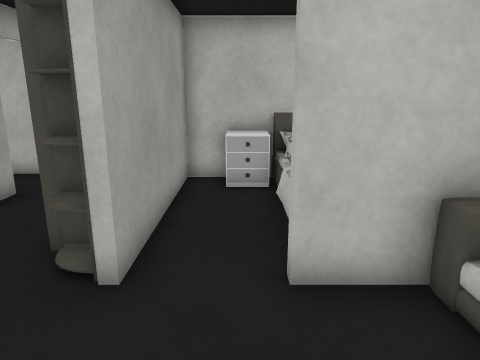
View 1 (above)

16 first-person views from a walk through a Unity game level. The camera is 1.3 m above the floor, tilts 14° down and sees 70° across. Doors are open. The floor is counted in squares, 0.5 m on a side. Each view is taken from the middle of a square. On the plan, view 1 faces up. The plan holds only what a view shows up to about 20 squares ahead; the rest is blank. The place goes on beyond the plan. The player character is not drawn. Some surface patterns are stand-ins.

View 2
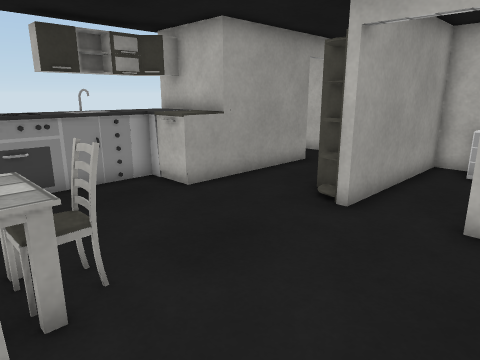

View 3
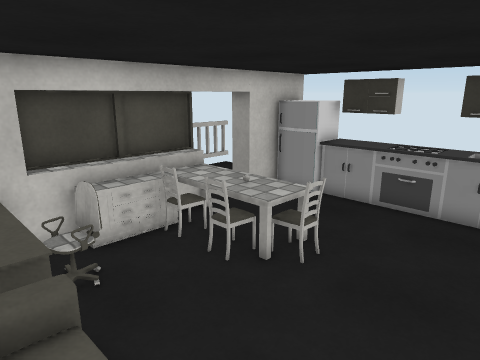

View 4
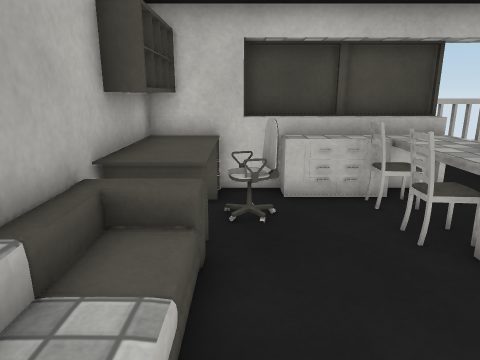

View 5
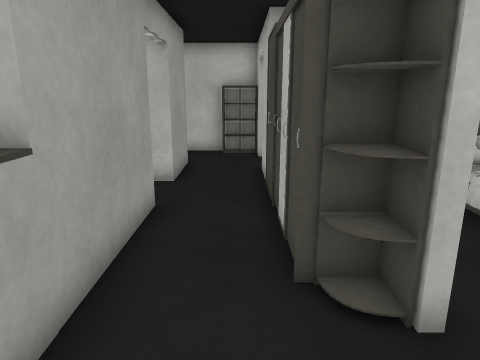

View 6
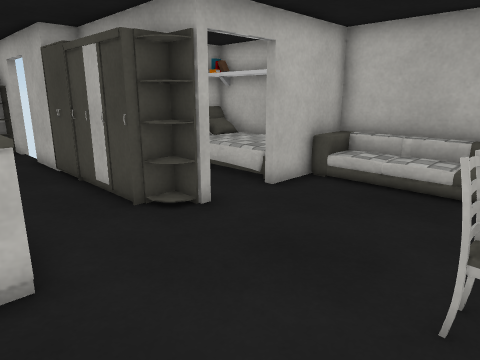

View 7
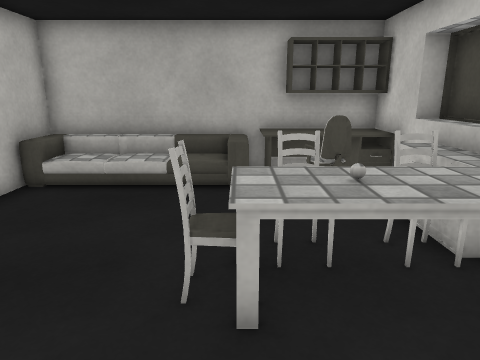

View 8
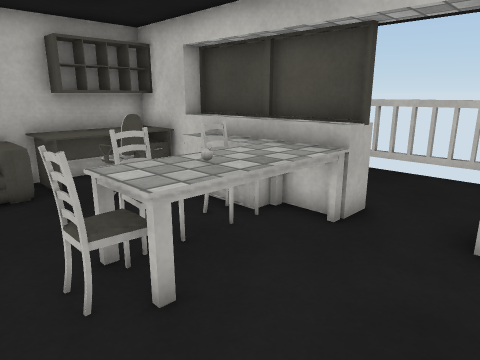

View 9
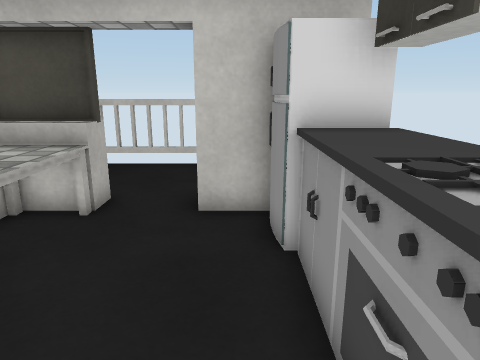

View 10
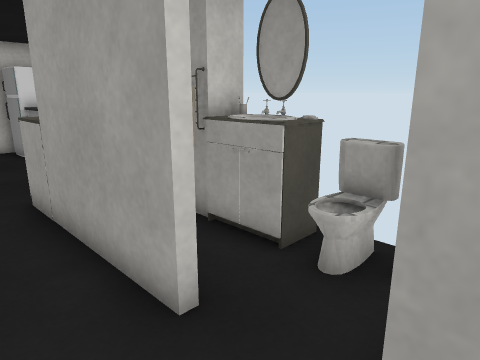

View 11
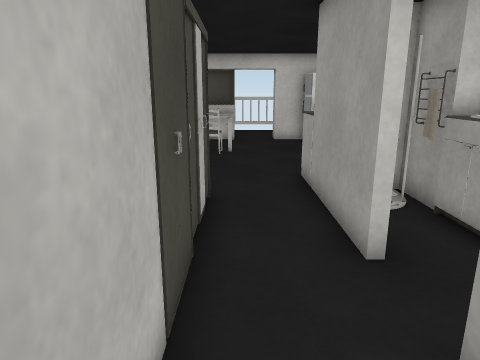

View 12
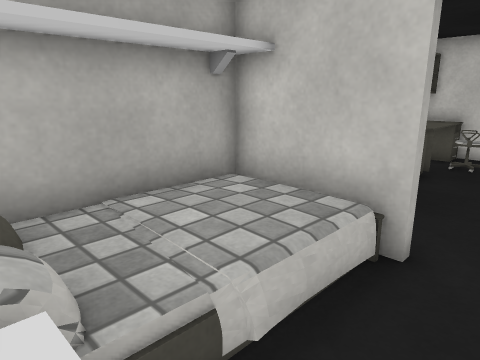

View 13
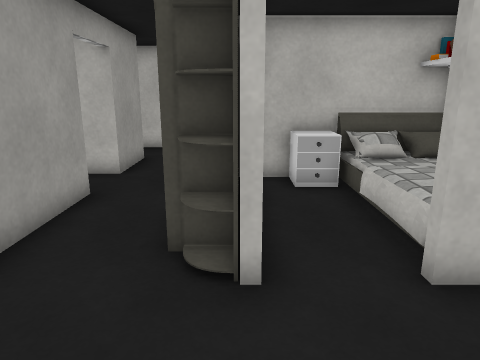

View 14
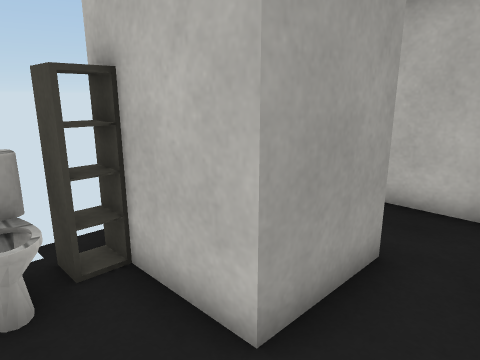

View 15
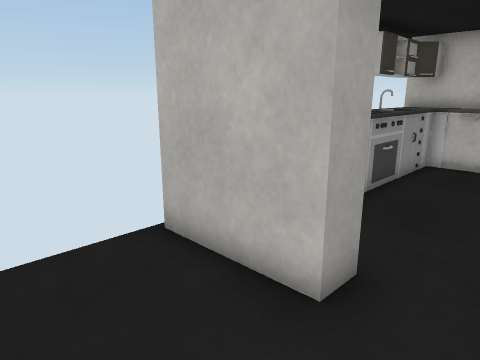

View 16
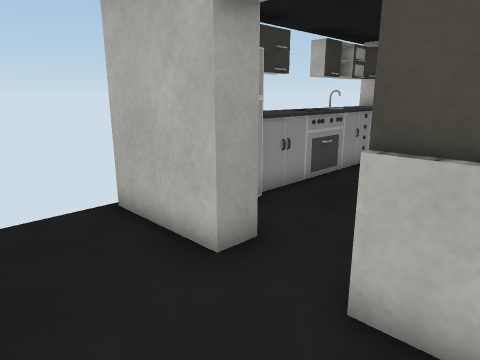

### Floor plan
Key: @ floor where view 1 was taken; # wall or solid block; x gap in a wall; . floor; / step, stairs or slope; D open door; ^ raised ledge; v drop or lower ground; B bed; R drawers; C cabinet; S sofa; I sink; T table; H chair; F fridge; A rack; M mirror; O other object.
Columns run from 10 left of view 1 to 5 right of it. Each row starts with its distance up from view 1.
 17    ###A#
 16    ....#
 15     ...D
 14     #..D
 13     #..x
 12    ##..#
 11 AA##D..######BO#
 10  A..D..C#.RR OO#
  9  OO.D..C#... OO#
  8 #MO.#..C#..O OO#
  7 #OO.#..C#..O OO#
  6 ##O.#..C#..O OO#
  5 ###O#..CCDD###O#
  4 #IITT...#DD##S##
  3  OIIT........//#
  2  OI........../ #
  1  O^........../ #
  0  ^^.......@../ #
 -1  ^^....H...../ #
 -2  #^...TTT....vv#
 -3 OO^...TTTH...TA#
 -4 ##F...TTT..HHTA#
 -5  FF...TTTH..HTA#
 -6  FF##.TTTOOO TA#
 -7 ####DDD#########
 -8  .......
 -9  .......
-10  .......
-11  ........
-12 OOOOOOOOOO

Where each view was taken, in squares from view 1:
view 1: 0 up, 0 right, facing up
view 2: 3 down, 2 right, facing up-left
view 3: 3 up, 4 right, facing down-left
view 4: 3 up, 2 right, facing down
view 5: 1 up, 4 left, facing up
view 6: 2 down, 7 left, facing up-right
view 7: 2 down, 7 left, facing right
view 8: 0 up, 7 left, facing down-right
view 9: 1 up, 7 left, facing down
view 10: 12 up, 4 left, facing down-left
view 11: 14 up, 4 left, facing down
view 12: 10 up, 1 left, facing down-right
view 13: 0 up, 2 left, facing up
view 14: 9 up, 4 left, facing up-left
view 15: 11 down, 4 left, facing up-left
view 16: 11 down, 2 left, facing up-left
